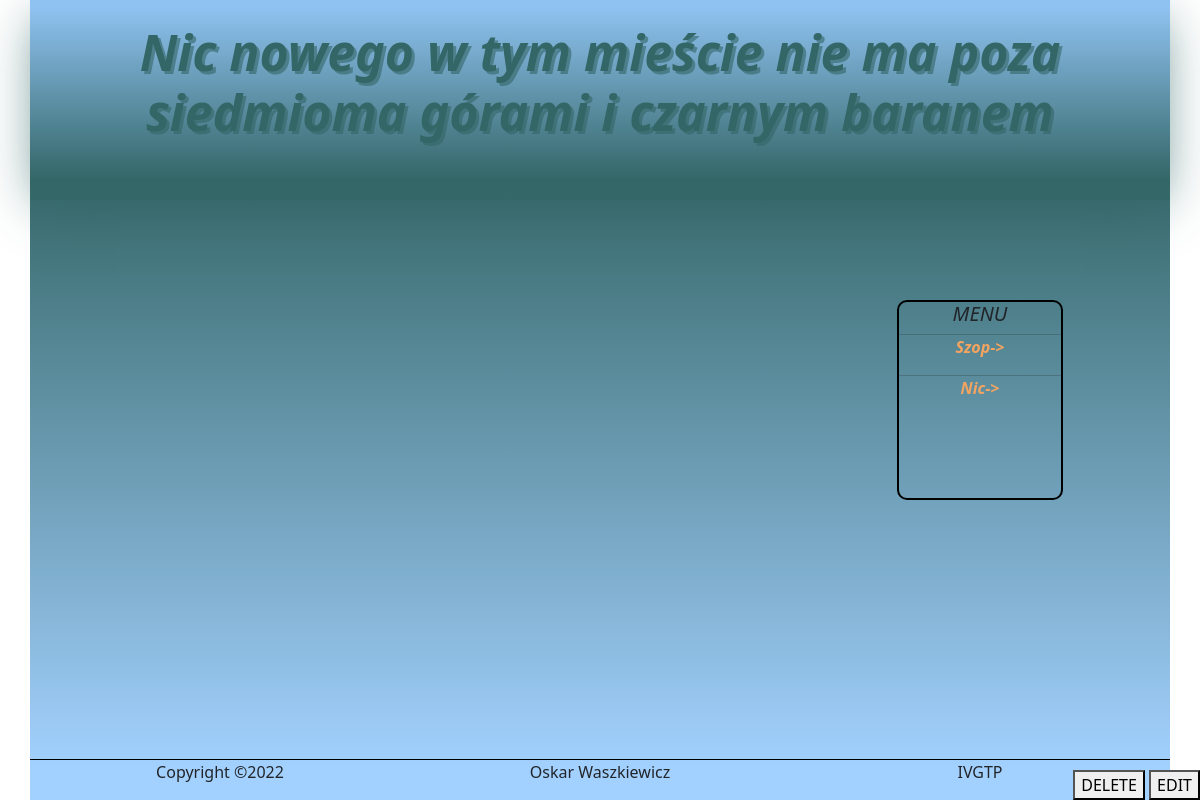
The app's page /templatePage.php?id=7 with its own data.
### tables this page shows
CREATE TABLE "Pages" (
	"id"	INTEGER NOT NULL UNIQUE,
	"title"	TEXT NOT NULL,
	"subtitle"	TEXT,
	"content"	TEXT,
	"color"	TEXT,
	PRIMARY KEY("id" AUTOINCREMENT)
);

### templatePage.php (the view, shortened to what this page needs)
<?php
include("./Scripts/php/connectToDb.php");
$query = $db->query("SELECT * FROM `Pages`");
$rowsAll = $query -> fetchAll(PDO::FETCH_ASSOC);
$query = $db->query("SELECT * FROM `Pages` WHERE id=".$_GET["id"]."");
$rows = $query -> fetchAll(PDO::FETCH_ASSOC);
?>
<!DOCTYPE html>
<html lang="pl">
    <head>
        <link rel="stylesheet" href="./Source/HomePageContent/PageCss/style.css">
        <link href="https://cdn.jsdelivr.net/npm/bootstrap@5.3.0-alpha1/dist/css/bootstrap.min.css" rel="stylesheet">
    </head>
    <body>
        <div class="container" style="background-image: linear-gradient(<?php print ($rows[0]["color"]) ?> 20%, rgba(153, 204, 255, 0.9) 96%)">
            <div class="row">
                <div class="col-12 banner" style="background-image: linear-gradient(rgba(153, 204, 255, 0.9) 4%, <?php print ($rows[0]["color"]."cc") ?> 90%); box-shadow: 0px 10px 50px -10px <?php print ($rows[0]["color"]."cc") ?>;">
                    <h1 class="title" style="color: <?php print $rows[0]["color"] ?>; text-shadow: 3px 3px <?php print ($rows[0]["color"]."99") ?>"><?php print $rows[0]["title"] ?></h1>
                </div>
            </div>
            <div class="row pb-5">
                <div class="col-7 offset-1">
                </div>
                <div class="col-2 offset-1">
                    <div class="menu">
                        <h5>MENU</h5>
                            <?php
                            $maxNumber = 4;
                            for($i = 0; $i < $maxNumber; $i++) {
                                if(isset($rowsAll[$i]["title"])){
                                    if($rowsAll[$i]["id"]==$_GET["id"]){
                                        $maxNumber++;
                                        continue;
                                    }
                                    echo '
                                        <hr style="margin: 0">
                                        <p><a href="templatePage.php?id='.$rowsAll[$i]["id"].'" class="menuLink">'.$rowsAll[$i]["title"].'-></a></p>
                                    ';
                                }
                            }
                            ?>
                    </div>
                </div>
            </div>
            <div class="row footer">
                <p class="col-4">
                    Copyright &copy;2022
                </p>
                <p class="col-4">
                    Oskar Waszkiewicz
                </p>
                <p class="col-4">
                    IVGTP
                </p>
            </div>
        </div>
        <div class="workingButtons">
            <button data-bs-toggle="modal" data-bs-target="#deleteModal">DELETE</button>
            <button data-bs-toggle="modal" data-bs-target="#changeModal">EDIT</button>
        </div>
    </body>
</html>

### Source/HomePageContent/PageCss/style.css (style rules this page uses)
.container { min-height: 100vh; position: relative; background-image: linear-gradient(rgb(51, 100, 100) 20%, rgba(153, 204, 255, 0.9) 96%); }
.banner { height: 200px; background-image: linear-gradient(rgba(153, 204, 255, 0.9) 4%, rgba(51, 102, 102, 0.8) 90%); box-shadow: 0px 10px 50px -10px rgba(51, 102, 102, 0.8); }
.title { font-weight: bolder; font-style: italic; font-family: 'Segoe UI', Tahoma, Geneva, Verdana, sans-serif; font-size: 50px; text-align: center; margin-top: 2%; color: rgb(29, 71, 54); text-shadow: 3px 3px hsla(156, 42%, 20%, 0.6); }
.menu { min-height: 200px; border: black 2px solid; border-radius: 10px; margin-top: 100px; text-align: center; font-weight: bolder; font-style: italic; }
.menuLink { text-decoration: none; color: sandybrown; }
.footer { text-align: center; border-top: 1px black solid; position: absolute; bottom: 0; width: 100%; }
.workingButtons { position:absolute; bottom:0; right:0; }

### records on screen
pages: title "Nic nowego w tym mieście nie ma poza siedmioma górami i czarnym baranem"
pages: title "Szop"
pages: title "Nic"
